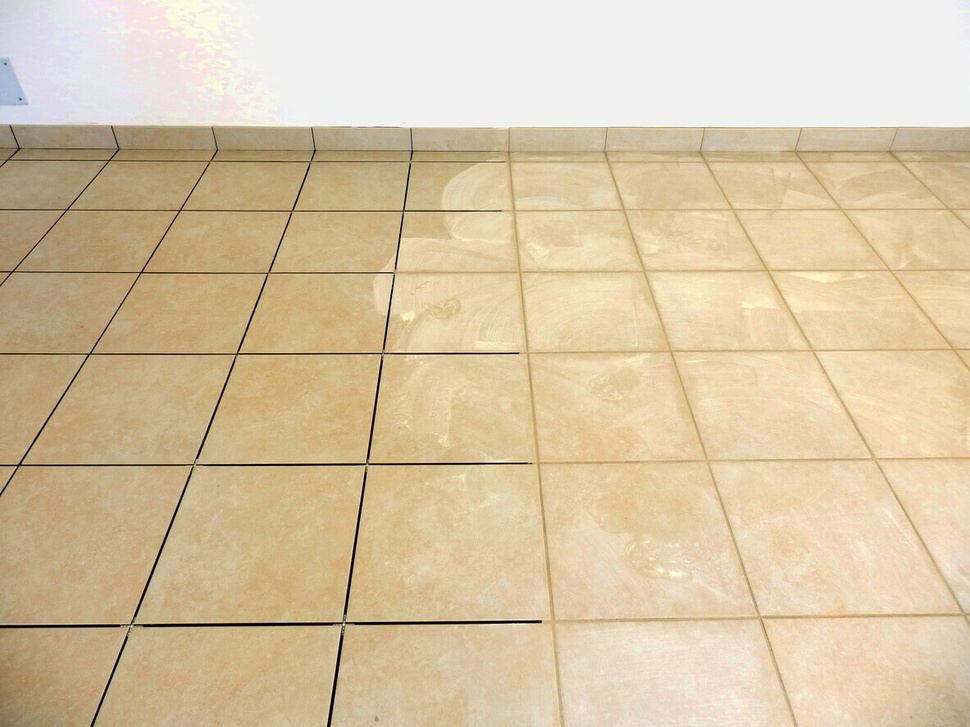
#> input picture q2_vision/nwe.jpg, 970 x 727 px, shrunk from 1183 x 887 before the run
$ python undistort.py
#> lines starting #> are read from the running program, lines starting #| are printed output that depends on the picture
import cv2
import numpy as np
from scipy.optimize import minimize

def findTheSquiggles(picFile):
#> called with picFile = 'nwe.jpg'
    pic = cv2.imread(picFile, cv2.IMREAD_GRAYSCALE)
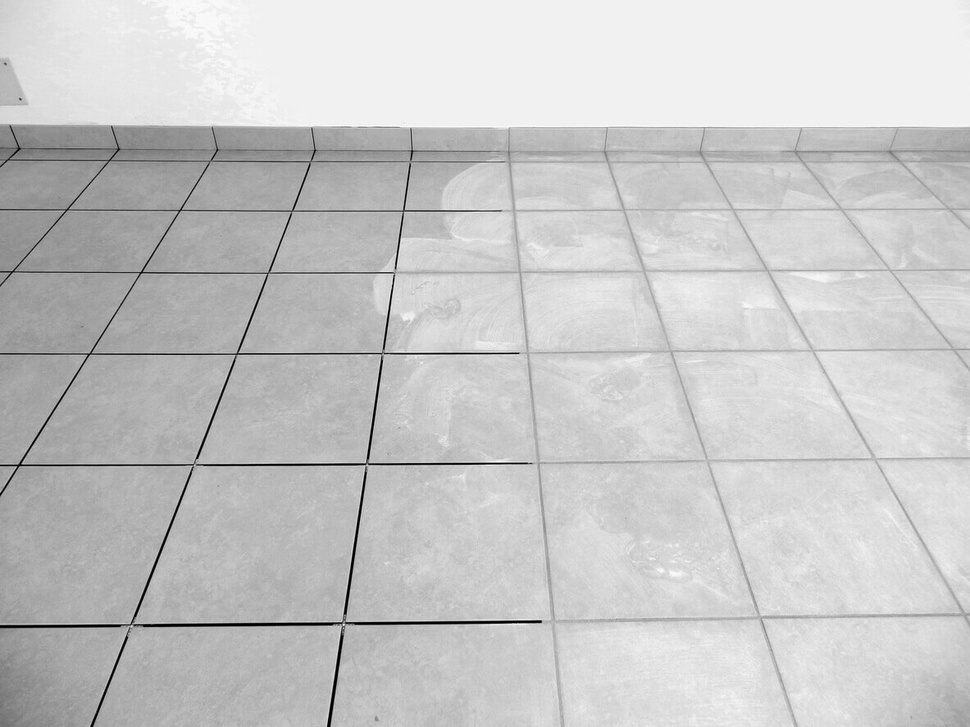
#> pic: shape (727, 970); min 0, max 255, mean 199.6
    if pic is None:
        return None

    sharpBits = cv2.Canny(pic, 50, 150)
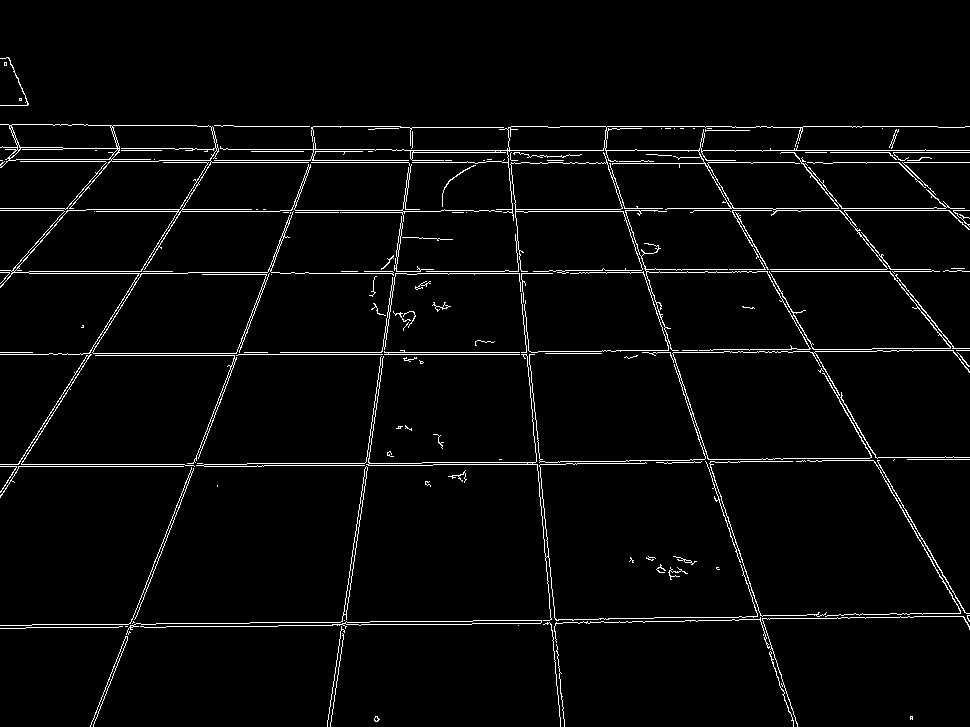
#> sharpBits: shape (727, 970); 3.2% white in thin lines or dots
    straightishThings = cv2.HoughLinesP(sharpBits, 1, np.pi / 180, threshold=100, minLineLength=50, maxLineGap=10)
#> straightishThings = 96 rows, first 6: [392, 150, 969, 150], [704, 162, 969, 162], [341, 271, 564, 271], [694, 210, 969, 210], [234, 126, 400, 126], [778, 615, 965, 612]

    return [thing[0] for thing in straightishThings]

def calculateTheOuchie(magicNumbers, straightishThings):
    wobble, warp = magicNumbers
    bigSadness = 0.0

    for (x1, y1, x2, y2) in straightishThings:
        littleSad = np.abs((y2 - y1) - (x2 - x1) * wobble) + np.abs(warp * (x1**2))
        bigSadness += littleSad

    return bigSadness + (wobble**2 + warp**2) * 0.1

if __name__ == "__main__":
    allTheLines = findTheSquiggles('nwe.jpg')
#> allTheLines = 96 items, first 6: [392, 150, 969, 150], [704, 162, 969, 162], [341, 271, 564, 271], [694, 210, 969, 210], [234, 126, 400, 126], [778, 615, 965, 612]

    if allTheLines:
        print(f"Found {len(allTheLines)} squiggly lines.")
#| Found 96 squiggly lines.

        aWildGuess = [10.0, 10.0]

        print("Asking the math wizard...")
        theAnswer = minimize(calculateTheOuchie, aWildGuess, args=(allTheLines,), method='Powell')
#> theAnswer = {'fun': 7620, 'direc': [[1, 0], [-0.00909, -0.00904]], 'nit': 4, 'nfev': 182, 'status': 0, 'success': True, 'message': 'Optimization terminated successfully.', 'x': [3.56e-10, -6.8e-13]}

        if theAnswer.success:
            print(f"The wizard is done. Magic numbers are: {theAnswer.x}")
#| The wizard is done. Magic numbers are: [ 3.56429020e-10 -6.80237594e-13]
        else:
            print("The wizard gave up.")

    else:
        print("Error: Could not find 'nwe.jpg' or it's just a blank wall.")
